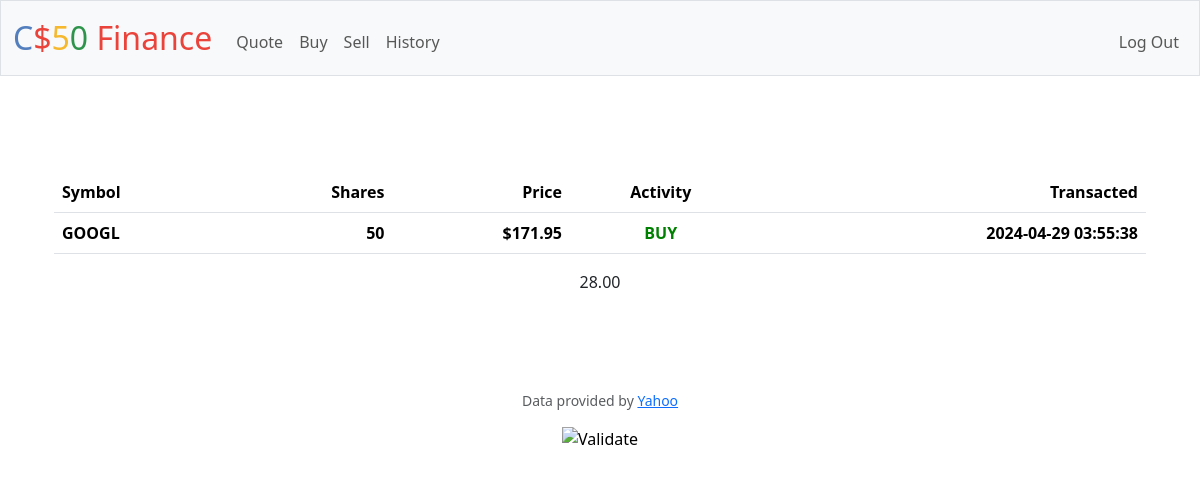
The app's page /history (signed in) with its own data.
### tables this page shows
CREATE TABLE activity (
    person_id INTEGER NOT NULL,
    stock_name TEXT NOT NULL,
    buy_sell TEXT CHECK(buy_sell IN ('buy', 'sell')) NOT NULL,
    shares_amount INTEGER NOT NULL CHECK(shares_amount > 0),
    price REAL NOT NULL CHECK(price >= 0),
    date DATETIME NOT NULL,
    FOREIGN KEY (person_id) REFERENCES users(id)
);

### app.py (the view)
@app.route("/history")
@login_required
def history():
    activities = db.execute("SELECT * FROM activity WHERE person_id = ?", session["user_id"])
    return render_template("history.html", activities=activities)

### app.py (called while the page is built)
@app.after_request
def after_request(response):
    response.headers["Cache-Control"] = "no-cache, no-store, must-revalidate"
    response.headers["Expires"] = 0
    response.headers["Pragma"] = "no-cache"
    return response

### helpers.py (called while the page is built)
def login_required(f):
    @wraps(f)
    def decorated_function(*args, **kwargs):
        if session.get("user_id") is None:
            return redirect("/login")
        return f(*args, **kwargs)
    return decorated_function

### templates/history.html (shortened to what this page needs)
{% extends "layout.html" %}
{% block main %}
<main class="container py-5 text-center">
    <table class="table">
        <thead>
            <tr>
                <th class="text-start">Symbol</th>
                <th class="text-end">Shares</th>
                <th class="text-end">Price</th>
                <th class="text-center">Activity</th>
                <th class="text-end">Transacted</th>
            </tr>
        </thead>
        <tbody>
            {% for act in activities %}
                <tr>
                    <th class="text-start">{{ act["stock_name"] }}</th>
                    <th class="text-end">{{ act["shares_amount"] }}</th>
                    <th class="text-end">${{ act["price"] }}</th>
                    {% if act["buy_sell"] == "buy" %}
                    <th class="text-center" style ="color: green;">{{ act["buy_sell"].upper() }}</th>
                    {% else %}
                    <th class="text-center" style ="color: red;">{{ act["buy_sell"].upper() }}</th>
                    {% endif %}
                    <th class="text-end">{{ act["date"] }}</th>
                </tr>
            {% endfor %}
        </tbody>
    </table>
    28.00
</main>
{% endblock %}

### records on screen
activity: stock_name "GOOGL", shares_amount "50", price "171.95", buy_sell "BUY", date "2024-04-29 03:55:38"
